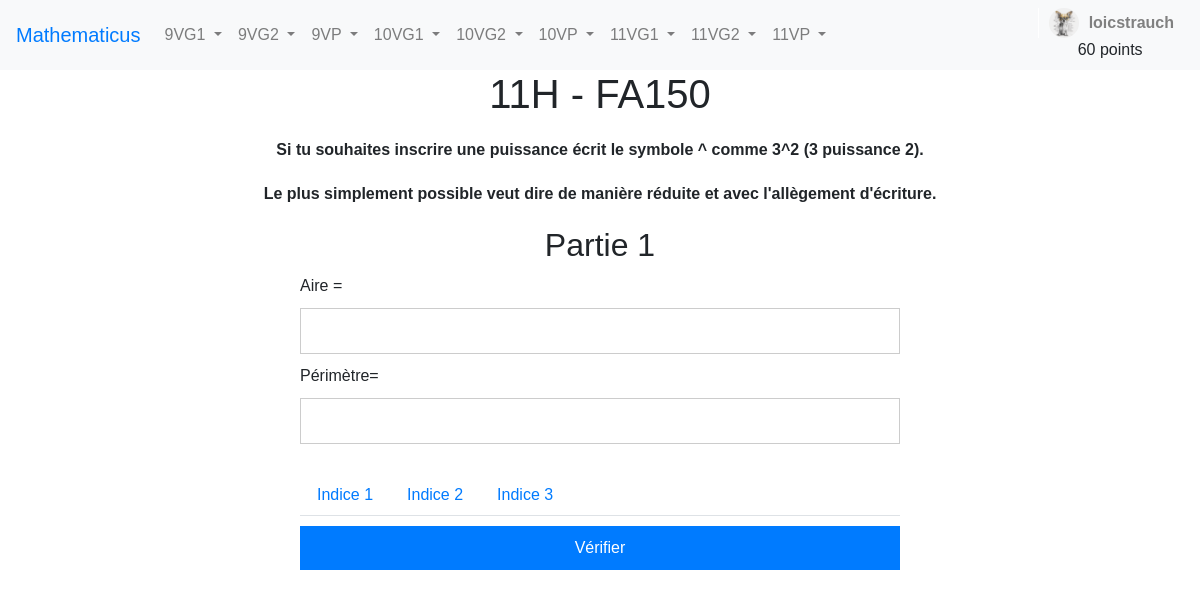
Page /exercice/11VG/FA150 (signed in) on the committed database.
### app.py (models this page shows, shortened)
class User(UserMixin, db.Model):
    __tablename__ = 'users'
    id = db.Column(db.Integer, primary_key=True)
    username = db.Column(db.String(50), unique=True, nullable=False)
    email = db.Column(db.String(128), unique=True, nullable=False)
    password_hash = db.Column(db.String(128), nullable=False)
    token = db.Column(db.Integer, default=False, nullable=False)
    is_confirmed = db.Column(db.Boolean, default=False)
    personnalisation = db.Column(db.Boolean, default=False)
    avatar = db.Column(db.String(50), nullable = True)
    points = db.Column(db.Integer, default=0)
    enseignant = db.Column(db.Boolean, default=False)
    nom_enseignant = db.Column(db.String(50), default="")
    validation_enseignant = db.Column(db.Boolean, default=False)
    exercises = db.relationship('Exercise', backref='user', lazy='dynamic')

### app.py (the view)
@login_required
@app.route('/exercice/<classe>/<titre_exercice>', methods=['GET'])
def exercice(classe, titre_exercice):
    titre = titre_exercice.replace(" ", "_").replace(".","_").replace("-", "_")
    chaine_exercice = titre+"_"+classe[:-2]+"H"
    donnee_exercice = getattr(donnee_exercices_livre, chaine_exercice)
    return render_template(f"exercice_livre.html", exercice=donnee_exercice, user=current_user)

### app.py (called while the page is built)
    @login_manager.user_loader
    def load_user(user_id):
        return db.session.get(User,(int(user_id)))

### templates/exercice_livre.html (shortened to what this page needs)
{% extends "model2.html" %}
{% block exercise %}
    <h1 class="titre_exercice_livre">{{ exercice.annee }} - {{ exercice.titre }}</h1>
    {% for message in exercice.message_aide %}
    <p class="message_aide">{{message}}</p>
    {% endfor %}
{% if exercice.type is not defined %}
  <form class="exercise-form" data-donnee="{{ exercice }}">
        {% for i in range(exercice.donnee|length) %}
            <h2>Partie {{ i+1 }}</h2>
            {% for j in range(exercice.donnee[i]|length) %}
                <label for="response_part{{i+1}}-input{{j+1}}">{{ exercice.donnee[i][j] }}</label>
                <input type="text" id="response_part{{i+1}}-input{{j+1}}" class="exercise-input">
            {% endfor %}
        {% endfor %}
        <div class="indices">
        <ul class="nav nav-tabs" id="indiceTab" role="tablist">
        {% for i in range(exercice.indices|length) %}
            <li class="nav-item">
                <a class="nav-link" id="indice{{i+1}}-tab" data-toggle="tab" href="#indice{{i+1}}" role="tab" aria-controls="indice{{i+1}}" aria-selected="false">Indice {{ i+1 }}</a>
            </li>
        {% endfor %}
        </ul>
        </div>
        <input type="submit" value="Vérifier" class="submit-button" id="submit">
    </form>
{% endif %}
{% endblock %}

### templates/navbar.html (shortened to what this page needs)
<nav class="navbar navbar-expand-lg navbar-light bg-light">
    <a class="navbar-brand" href="/dashboard">Mathematicus</a>
    <div class="collapse navbar-collapse" id="navbarNav">
      <ul class="navbar-nav">
        <li class="nav-item dropdown">
          <a class="nav-link dropdown-toggle" href="#" id="9VG1Dropdown" role="button" data-toggle="dropdown" aria-haspopup="true" aria-expanded="false">
            9VG1
          </a>
        </li>
        <li class="nav-item dropdown">
          <a class="nav-link dropdown-toggle" href="#" id="9VG2Dropdown" role="button" data-toggle="dropdown" aria-haspopup="true" aria-expanded="false">
            9VG2
          </a>
        </li>
        <li class="nav-item dropdown">
          <a class="nav-link dropdown-toggle" href="#" id="9VPDropdown" role="button" data-toggle="dropdown" aria-haspopup="true" aria-expanded="false">
            9VP
          </a>
        </li>
        <li class="nav-item dropdown">
          <a class="nav-link dropdown-toggle" href="#" id="10VG1Dropdown" role="button" data-toggle="dropdown" aria-haspopup="true" aria-expanded="false">
            10VG1
          </a>
        </li>
        <li class="nav-item dropdown">
          <a class="nav-link dropdown-toggle" href="#" id="10VG2Dropdown" role="button" data-toggle="dropdown" aria-haspopup="true" aria-expanded="false">
            10VG2
          </a>
        </li>
        <li class="nav-item dropdown">
          <a class="nav-link dropdown-toggle" href="#" id="10VPDropdown" role="button" data-toggle="dropdown" aria-haspopup="true" aria-expanded="false">
            10VP
          </a>
        </li>
        <li class="nav-item dropdown">
          <a class="nav-link dropdown-toggle" href="#" id="11VG1Dropdown" role="button" data-toggle="dropdown" aria-haspopup="true" aria-expanded="false">
            11VG1
          </a>
        </li>
        <li class="nav-item dropdown">
          <a class="nav-link dropdown-toggle" href="#" id="11VG2Dropdown" role="button" data-toggle="dropdown" aria-haspopup="true" aria-expanded="false">
            11VG2
          </a>
        </li>
        <li class="nav-item dropdown">
          <a class="nav-link dropdown-toggle" href="#" id="11VPDropdown" role="button" data-toggle="dropdown" aria-haspopup="true" aria-expanded="false">
            11VP
          </a>
        </li>
      </ul>
      <div class="user-menu">
        <a href="#" class="user-link">
       <img src="{{ url_for('static', filename='images/' + user.avatar) }}" alt="User Image" class="user-image">
       {{ user.username }}
        </a>
        <span class="points-nav" id="points_utilisateurs_nav">{{user.points}} points</span>
    </div>
    </div>
  </nav>

### static/navbar-style.css (style rules this page uses)
.navbar { background-color: #87CEFA; position: fixed; top:0; width: 100%; z-index: 3; }
.navbar-brand { color: #007bff !important; }
.user-menu { position: relative; display: inline-block; margin-left: auto; }
.user-menu a { color: grey; }
.user-link { display: flex; align-items: center; color: #fff; font-weight: bold; text-decoration: none; padding: 0 10px; border-left: 1px solid #fff; }
.user-image { width: 30px; height: 30px; border-radius: 50%; margin-right: 10px; }
.points-nav { padding-left:20px; margin-left:20px; }

### static/exercice_livre_style.css (style rules this page uses)
body { font-family: Arial, sans-serif; }
.titre_exercice_livre { text-align: center; margin-top: 70px; }
.exercise-form { max-width: 600px; margin: 0 auto; }
.exercise-form h2 { text-align: center; margin-top: 20px; }
.exercise-form label, .exercise-form input { display: block; width: 100%; margin: 10px 0; }
.exercise-input { padding: 10px; border: 1px solid #ccc; }
.indices { margin-top: 30px; }
.submit-button { display: block; padding: 10px 20px; background: #007bff; color: #fff; border: none; cursor: pointer; margin-top: 20px; }
.message_aide { margin-top:20px; text-align: center; font-weight: bold; }

### rows in the picture
User: avatar (picture), username "loicstrauch", points "60"

### other values in the picture
{{ exercice.annee }} "11H"
{{ exercice.titre }} "FA150"
{{ message }} "Si tu souhaites inscrire une puissance écrit le symbole ^ comme 3^2 (3 puissance 2)." "Le plus simplement possible veut dire de manière réduite et avec l'allègement d'écriture."
{{ i+1 }} "1"
{{ exercice.donnee[i][j] }} "Aire =" "Périmètre="
{{ i+1 }} "1" "2" "3"
